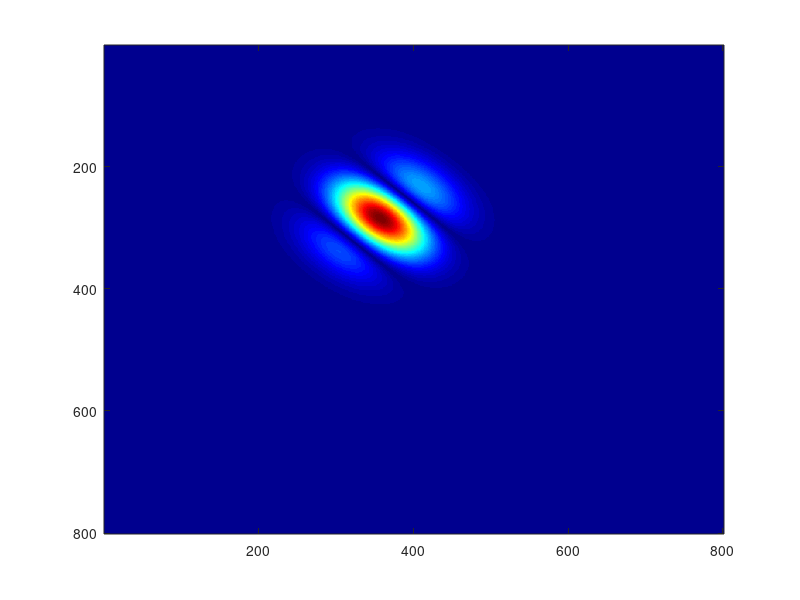
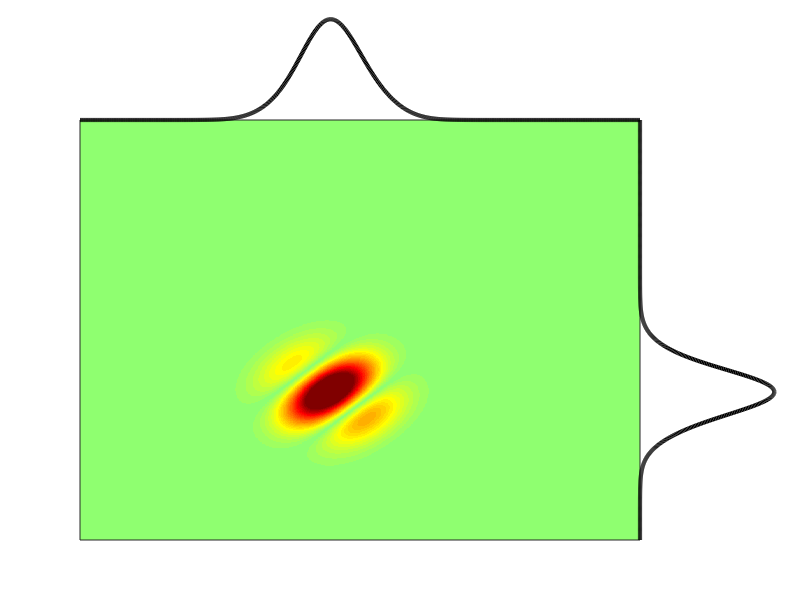

These figures' MATLAB source, in order:
%%
%     Curso do canal ExataMenteS
%     Aula 35 - Filtro de Gabor
%     Se inscreva no canal e nos ajude a crescer <3
%     Vamos melhorar o Brasil atraves da tecnologia :)
%     https://www.youtube.com/channel/UCZyFebN0_gF2yy5fhVhlXtA
%     Instrutor: Joao Pinheiro
%%

% Frequencia e Fase
freq = .005;  
phi = -pi/4;

% Sigma da Gaussiana
sig = 50;

% Resolucao da imagem
n = 400;

% Iniciar a funcao seno
[X,Y] = ndgrid(-n:n);
Xp    = X*cos(phi) + Y*sin(phi);

% Calculo da funcao sino 2D
sin2d = sin( 2*pi * freq * Xp );

% Criar a Gaussiana 2D
gaus2d = exp( -((X +.3*n).^2 + (Y + .1*n).^2) ./ (2*sig.^2) );

% Produto da Gaussiana e a Seno
img = abs( sin2d .* gaus2d );
figure(1), clf
colormap(jet);
imagesc(img);

figure(2), clf
colormap(jet);
% Criar o eixo para o filtro
gab_ax = axes; % Aqui nos temos um Handle
% Escreva get(gab_ax) e veja o que o MATLAB nos mostra
% Procure pela posicao, e ela que vamos alterar
% Eles sao numeros entre 0 e 1
% O primeiro numero e Eixo da Esquerda
% O segundo e o Eixo de baixo
% O terceiro e o Comprimento
% O quarto e a Altura
% Entao e essa propriedade que vamos alterar
set(gab_ax,'Position',[.1 .1 .7 .7])
imagesc(-n:n,-n:n,img)
axis xy
clim = max(abs(img(:)));
set(gca,'clim',[-clim clim]*.7,'xtick',[],'ytick',[])

% Criar o eixo da distribuicao marginal
dt_ax = axes; % Eixo da direita
set(dt_ax,'Position',[.8 .1 .2 .7])

tp_ax = axes; % Eixo do topo
set(tp_ax,'Position',[.1 .8 .7 .2])

% Plot
plot(dt_ax,sum(img,2),-n:n,'k','linew',3)
plot(tp_ax,-n:n,sum(img,1),'k','linew',3)

% Off os eixos
axis(dt_ax,'off')
axis(tp_ax,'off')

